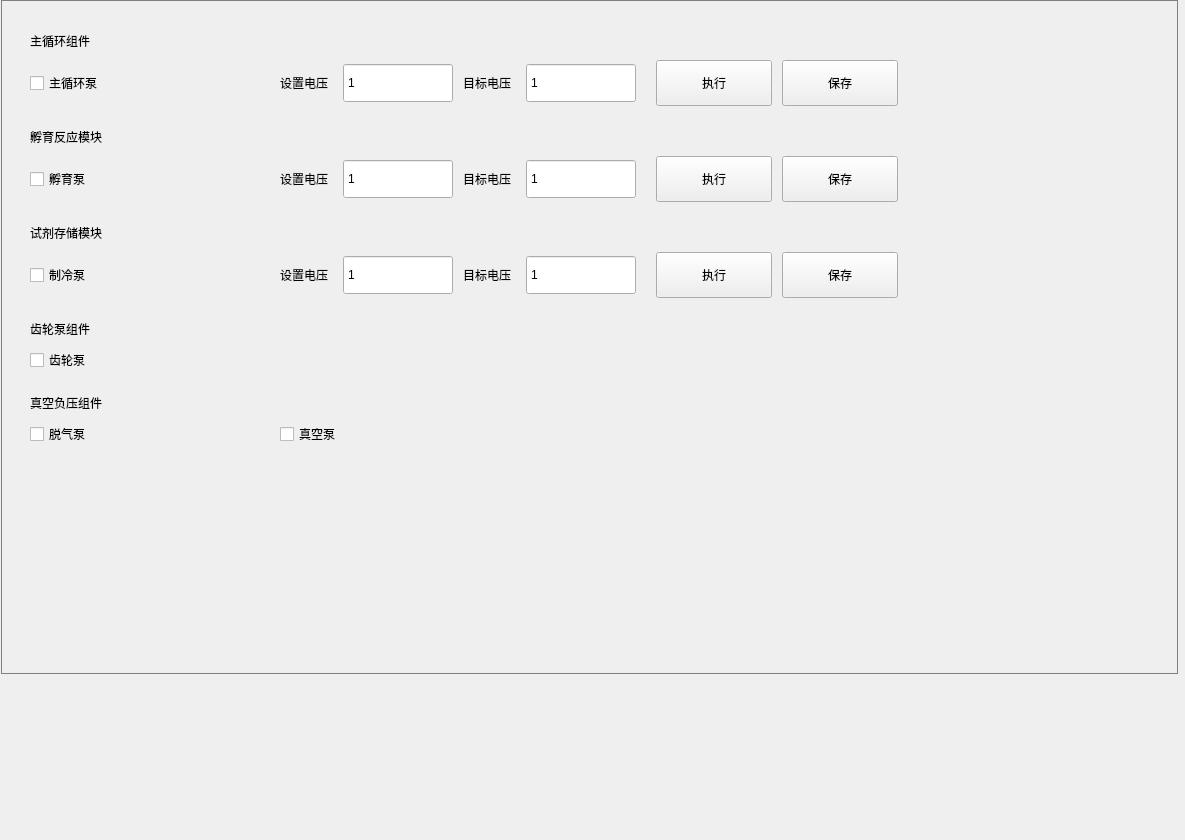
<?xml version="1.0" encoding="UTF-8"?>
<ui version="4.0">
 <class>ChPumpModuleWgt</class>
 <widget class="QWidget" name="ChPumpModuleWgt">
  <property name="geometry">
   <rect>
    <x>0</x>
    <y>0</y>
    <width>1185</width>
    <height>840</height>
   </rect>
  </property>
  <property name="windowTitle">
   <string notr="true">ChPumpModuleWgt</string>
  </property>
  <property name="styleSheet">
   <string notr="true"/>
  </property>
  <widget class="QWidget" name="widget" native="true">
   <property name="geometry">
    <rect>
     <x>10</x>
     <y>1</y>
     <width>1131</width>
     <height>691</height>
    </rect>
   </property>
   <layout class="QVBoxLayout" name="verticalLayout">
    <property name="spacing">
     <number>0</number>
    </property>
    <property name="leftMargin">
     <number>20</number>
    </property>
    <property name="topMargin">
     <number>9</number>
    </property>
    <item>
     <widget class="QLabel" name="label">
      <property name="minimumSize">
       <size>
        <width>0</width>
        <height>50</height>
       </size>
      </property>
      <property name="maximumSize">
       <size>
        <width>16777215</width>
        <height>37</height>
       </size>
      </property>
      <property name="text">
       <string>主循环组件</string>
      </property>
      <property name="weights" stdset="0">
       <string notr="true">bold</string>
      </property>
     </widget>
    </item>
    <item>
     <layout class="QHBoxLayout" name="horizontalLayout_5">
      <item>
       <widget class="QCheckBox" name="checkBox_0">
        <property name="minimumSize">
         <size>
          <width>250</width>
          <height>46</height>
         </size>
        </property>
        <property name="maximumSize">
         <size>
          <width>250</width>
          <height>16777215</height>
         </size>
        </property>
        <property name="text">
         <string>主循环泵</string>
        </property>
        <property name="checks" stdset="0">
         <string notr="true">push</string>
        </property>
       </widget>
      </item>
      <item>
       <layout class="QHBoxLayout" name="horizontalLayout">
        <property name="spacing">
         <number>10</number>
        </property>
        <item>
         <widget class="QLabel" name="label_10">
          <property name="text">
           <string>设置电压</string>
          </property>
         </widget>
        </item>
        <item>
         <spacer name="horizontalSpacer_11">
          <property name="orientation">
           <enum>Qt::Horizontal</enum>
          </property>
          <property name="sizeType">
           <enum>QSizePolicy::Fixed</enum>
          </property>
          <property name="sizeHint" stdset="0">
           <size>
            <width>5</width>
            <height>20</height>
           </size>
          </property>
         </spacer>
        </item>
        <item>
         <widget class="QSpinBox" name="spinBox_setElec_0">
          <property name="minimumSize">
           <size>
            <width>110</width>
            <height>40</height>
           </size>
          </property>
          <property name="maximumSize">
           <size>
            <width>110</width>
            <height>40</height>
           </size>
          </property>
          <property name="buttonSymbols">
           <enum>QAbstractSpinBox::NoButtons</enum>
          </property>
          <property name="minimum">
           <number>1</number>
          </property>
          <property name="maximum">
           <number>999999</number>
          </property>
         </widget>
        </item>
        <item>
         <widget class="QLabel" name="label_7">
          <property name="text">
           <string>目标电压</string>
          </property>
         </widget>
        </item>
        <item>
         <spacer name="horizontalSpacer_5">
          <property name="orientation">
           <enum>Qt::Horizontal</enum>
          </property>
          <property name="sizeType">
           <enum>QSizePolicy::Fixed</enum>
          </property>
          <property name="sizeHint" stdset="0">
           <size>
            <width>5</width>
            <height>20</height>
           </size>
          </property>
         </spacer>
        </item>
        <item>
         <widget class="QSpinBox" name="spinBox_tarElec_0">
          <property name="minimumSize">
           <size>
            <width>110</width>
            <height>40</height>
           </size>
          </property>
          <property name="maximumSize">
           <size>
            <width>110</width>
            <height>40</height>
           </size>
          </property>
          <property name="buttonSymbols">
           <enum>QAbstractSpinBox::NoButtons</enum>
          </property>
          <property name="minimum">
           <number>1</number>
          </property>
          <property name="maximum">
           <number>999999</number>
          </property>
         </widget>
        </item>
        <item>
         <spacer name="horizontalSpacer_8">
          <property name="orientation">
           <enum>Qt::Horizontal</enum>
          </property>
          <property name="sizeType">
           <enum>QSizePolicy::Fixed</enum>
          </property>
          <property name="sizeHint" stdset="0">
           <size>
            <width>10</width>
            <height>20</height>
           </size>
          </property>
         </spacer>
        </item>
        <item>
         <widget class="QPushButton" name="btn_exe_0">
          <property name="minimumSize">
           <size>
            <width>116</width>
            <height>46</height>
           </size>
          </property>
          <property name="maximumSize">
           <size>
            <width>116</width>
            <height>46</height>
           </size>
          </property>
          <property name="text">
           <string>执行</string>
          </property>
          <property name="buttons" stdset="0">
           <string notr="true">btn_dlg</string>
          </property>
         </widget>
        </item>
        <item>
         <widget class="QPushButton" name="btn_save_0">
          <property name="minimumSize">
           <size>
            <width>116</width>
            <height>46</height>
           </size>
          </property>
          <property name="maximumSize">
           <size>
            <width>116</width>
            <height>46</height>
           </size>
          </property>
          <property name="text">
           <string>保存</string>
          </property>
          <property name="buttons" stdset="0">
           <string notr="true">btn_dlg</string>
          </property>
         </widget>
        </item>
        <item>
         <spacer name="horizontalSpacer">
          <property name="orientation">
           <enum>Qt::Horizontal</enum>
          </property>
          <property name="sizeHint" stdset="0">
           <size>
            <width>40</width>
            <height>20</height>
           </size>
          </property>
         </spacer>
        </item>
       </layout>
      </item>
     </layout>
    </item>
    <item>
     <widget class="QLabel" name="label_2">
      <property name="minimumSize">
       <size>
        <width>0</width>
        <height>50</height>
       </size>
      </property>
      <property name="maximumSize">
       <size>
        <width>16777215</width>
        <height>37</height>
       </size>
      </property>
      <property name="text">
       <string>孵育反应模块</string>
      </property>
      <property name="weights" stdset="0">
       <string notr="true">bold</string>
      </property>
     </widget>
    </item>
    <item>
     <layout class="QHBoxLayout" name="horizontalLayout_6">
      <item>
       <widget class="QCheckBox" name="checkBox_1">
        <property name="minimumSize">
         <size>
          <width>250</width>
          <height>46</height>
         </size>
        </property>
        <property name="maximumSize">
         <size>
          <width>250</width>
          <height>16777215</height>
         </size>
        </property>
        <property name="text">
         <string>孵育泵</string>
        </property>
        <property name="checks" stdset="0">
         <string notr="true">push</string>
        </property>
       </widget>
      </item>
      <item>
       <layout class="QHBoxLayout" name="horizontalLayout_2">
        <property name="spacing">
         <number>10</number>
        </property>
        <item>
         <widget class="QLabel" name="label_11">
          <property name="text">
           <string>设置电压</string>
          </property>
         </widget>
        </item>
        <item>
         <spacer name="horizontalSpacer_12">
          <property name="orientation">
           <enum>Qt::Horizontal</enum>
          </property>
          <property name="sizeType">
           <enum>QSizePolicy::Fixed</enum>
          </property>
          <property name="sizeHint" stdset="0">
           <size>
            <width>5</width>
            <height>20</height>
           </size>
          </property>
         </spacer>
        </item>
        <item>
         <widget class="QSpinBox" name="spinBox_setElec_1">
          <property name="minimumSize">
           <size>
            <width>110</width>
            <height>40</height>
           </size>
          </property>
          <property name="maximumSize">
           <size>
            <width>110</width>
            <height>40</height>
           </size>
          </property>
          <property name="buttonSymbols">
           <enum>QAbstractSpinBox::NoButtons</enum>
          </property>
          <property name="minimum">
           <number>1</number>
          </property>
          <property name="maximum">
           <number>999999</number>
          </property>
         </widget>
        </item>
        <item>
         <widget class="QLabel" name="label_8">
          <property name="text">
           <string>目标电压</string>
          </property>
         </widget>
        </item>
        <item>
         <spacer name="horizontalSpacer_6">
          <property name="orientation">
           <enum>Qt::Horizontal</enum>
          </property>
          <property name="sizeType">
           <enum>QSizePolicy::Fixed</enum>
          </property>
          <property name="sizeHint" stdset="0">
           <size>
            <width>5</width>
            <height>20</height>
           </size>
          </property>
         </spacer>
        </item>
        <item>
         <widget class="QSpinBox" name="spinBox_tarElec_1">
          <property name="minimumSize">
           <size>
            <width>110</width>
            <height>40</height>
           </size>
          </property>
          <property name="maximumSize">
           <size>
            <width>110</width>
            <height>40</height>
           </size>
          </property>
          <property name="buttonSymbols">
           <enum>QAbstractSpinBox::NoButtons</enum>
          </property>
          <property name="minimum">
           <number>1</number>
          </property>
          <property name="maximum">
           <number>999999</number>
          </property>
         </widget>
        </item>
        <item>
         <spacer name="horizontalSpacer_9">
          <property name="orientation">
           <enum>Qt::Horizontal</enum>
          </property>
          <property name="sizeType">
           <enum>QSizePolicy::Fixed</enum>
          </property>
          <property name="sizeHint" stdset="0">
           <size>
            <width>10</width>
            <height>20</height>
           </size>
          </property>
         </spacer>
        </item>
        <item>
         <widget class="QPushButton" name="btn_exe_1">
          <property name="minimumSize">
           <size>
            <width>116</width>
            <height>46</height>
           </size>
          </property>
          <property name="maximumSize">
           <size>
            <width>116</width>
            <height>46</height>
           </size>
          </property>
          <property name="text">
           <string>执行</string>
          </property>
          <property name="buttons" stdset="0">
           <string notr="true">btn_dlg</string>
          </property>
         </widget>
        </item>
        <item>
         <widget class="QPushButton" name="btn_save_1">
          <property name="minimumSize">
           <size>
            <width>116</width>
            <height>46</height>
           </size>
          </property>
          <property name="maximumSize">
           <size>
            <width>116</width>
            <height>46</height>
           </size>
          </property>
          <property name="text">
           <string>保存</string>
          </property>
          <property name="buttons" stdset="0">
           <string notr="true">btn_dlg</string>
          </property>
         </widget>
        </item>
        <item>
         <spacer name="horizontalSpacer_2">
          <property name="orientation">
           <enum>Qt::Horizontal</enum>
          </property>
          <property name="sizeHint" stdset="0">
           <size>
            <width>40</width>
            <height>20</height>
           </size>
          </property>
         </spacer>
        </item>
       </layout>
      </item>
     </layout>
    </item>
    <item>
     <widget class="QLabel" name="label_3">
      <property name="minimumSize">
       <size>
        <width>0</width>
        <height>50</height>
       </size>
      </property>
      <property name="maximumSize">
       <size>
        <width>16777215</width>
        <height>37</height>
       </size>
      </property>
      <property name="text">
       <string>试剂存储模块</string>
      </property>
      <property name="weights" stdset="0">
       <string notr="true">bold</string>
      </property>
     </widget>
    </item>
    <item>
     <layout class="QHBoxLayout" name="horizontalLayout_7">
      <item>
       <widget class="QCheckBox" name="checkBox_2">
        <property name="minimumSize">
         <size>
          <width>250</width>
          <height>46</height>
         </size>
        </property>
        <property name="maximumSize">
         <size>
          <width>250</width>
          <height>16777215</height>
         </size>
        </property>
        <property name="text">
         <string>制冷泵</string>
        </property>
        <property name="checks" stdset="0">
         <string notr="true">push</string>
        </property>
       </widget>
      </item>
      <item>
       <layout class="QHBoxLayout" name="horizontalLayout_3">
        <property name="spacing">
         <number>10</number>
        </property>
        <item>
         <widget class="QLabel" name="label_12">
          <property name="text">
           <string>设置电压</string>
          </property>
         </widget>
        </item>
        <item>
         <spacer name="horizontalSpacer_13">
          <property name="orientation">
           <enum>Qt::Horizontal</enum>
          </property>
          <property name="sizeType">
           <enum>QSizePolicy::Fixed</enum>
          </property>
          <property name="sizeHint" stdset="0">
           <size>
            <width>5</width>
            <height>20</height>
           </size>
          </property>
         </spacer>
        </item>
        <item>
         <widget class="QSpinBox" name="spinBox_setElec_2">
          <property name="minimumSize">
           <size>
            <width>110</width>
            <height>40</height>
           </size>
          </property>
          <property name="maximumSize">
           <size>
            <width>110</width>
            <height>40</height>
           </size>
          </property>
          <property name="buttonSymbols">
           <enum>QAbstractSpinBox::NoButtons</enum>
          </property>
          <property name="minimum">
           <number>1</number>
          </property>
          <property name="maximum">
           <number>999999</number>
          </property>
         </widget>
        </item>
        <item>
         <widget class="QLabel" name="label_9">
          <property name="text">
           <string>目标电压</string>
          </property>
         </widget>
        </item>
        <item>
         <spacer name="horizontalSpacer_7">
          <property name="orientation">
           <enum>Qt::Horizontal</enum>
          </property>
          <property name="sizeType">
           <enum>QSizePolicy::Fixed</enum>
          </property>
          <property name="sizeHint" stdset="0">
           <size>
            <width>5</width>
            <height>20</height>
           </size>
          </property>
         </spacer>
        </item>
        <item>
         <widget class="QSpinBox" name="spinBox_tarElec_2">
          <property name="minimumSize">
           <size>
            <width>110</width>
            <height>40</height>
           </size>
          </property>
          <property name="maximumSize">
           <size>
            <width>110</width>
            <height>40</height>
           </size>
          </property>
          <property name="buttonSymbols">
           <enum>QAbstractSpinBox::NoButtons</enum>
          </property>
          <property name="minimum">
           <number>1</number>
          </property>
          <property name="maximum">
           <number>999999</number>
          </property>
         </widget>
        </item>
        <item>
         <spacer name="horizontalSpacer_10">
          <property name="orientation">
           <enum>Qt::Horizontal</enum>
          </property>
          <property name="sizeType">
           <enum>QSizePolicy::Fixed</enum>
          </property>
          <property name="sizeHint" stdset="0">
           <size>
            <width>10</width>
            <height>20</height>
           </size>
          </property>
         </spacer>
        </item>
        <item>
         <widget class="QPushButton" name="btn_exe_2">
          <property name="minimumSize">
           <size>
            <width>116</width>
            <height>46</height>
           </size>
          </property>
          <property name="maximumSize">
           <size>
            <width>116</width>
            <height>46</height>
           </size>
          </property>
          <property name="text">
           <string>执行</string>
          </property>
          <property name="buttons" stdset="0">
           <string notr="true">btn_dlg</string>
          </property>
         </widget>
        </item>
        <item>
         <widget class="QPushButton" name="btn_save_2">
          <property name="minimumSize">
           <size>
            <width>116</width>
            <height>46</height>
           </size>
          </property>
          <property name="maximumSize">
           <size>
            <width>116</width>
            <height>46</height>
           </size>
          </property>
          <property name="text">
           <string>保存</string>
          </property>
          <property name="buttons" stdset="0">
           <string notr="true">btn_dlg</string>
          </property>
         </widget>
        </item>
        <item>
         <spacer name="horizontalSpacer_3">
          <property name="orientation">
           <enum>Qt::Horizontal</enum>
          </property>
          <property name="sizeHint" stdset="0">
           <size>
            <width>40</width>
            <height>20</height>
           </size>
          </property>
         </spacer>
        </item>
       </layout>
      </item>
     </layout>
    </item>
    <item>
     <widget class="QLabel" name="label_4">
      <property name="minimumSize">
       <size>
        <width>0</width>
        <height>50</height>
       </size>
      </property>
      <property name="maximumSize">
       <size>
        <width>16777215</width>
        <height>37</height>
       </size>
      </property>
      <property name="text">
       <string>齿轮泵组件</string>
      </property>
      <property name="weights" stdset="0">
       <string notr="true">bold</string>
      </property>
     </widget>
    </item>
    <item>
     <widget class="QCheckBox" name="checkBox_3">
      <property name="text">
       <string>齿轮泵</string>
      </property>
      <property name="checks" stdset="0">
       <string notr="true">push</string>
      </property>
     </widget>
    </item>
    <item>
     <widget class="QLabel" name="label_5">
      <property name="minimumSize">
       <size>
        <width>0</width>
        <height>50</height>
       </size>
      </property>
      <property name="maximumSize">
       <size>
        <width>16777215</width>
        <height>37</height>
       </size>
      </property>
      <property name="text">
       <string>真空负压组件</string>
      </property>
      <property name="weights" stdset="0">
       <string notr="true">bold</string>
      </property>
     </widget>
    </item>
    <item>
     <widget class="QWidget" name="widget1" native="true">
      <layout class="QHBoxLayout" name="horizontalLayout_4">
       <property name="spacing">
        <number>60</number>
       </property>
       <property name="leftMargin">
        <number>0</number>
       </property>
       <property name="topMargin">
        <number>0</number>
       </property>
       <property name="rightMargin">
        <number>0</number>
       </property>
       <property name="bottomMargin">
        <number>0</number>
       </property>
       <item>
        <widget class="QCheckBox" name="checkBox_4">
         <property name="minimumSize">
          <size>
           <width>190</width>
           <height>0</height>
          </size>
         </property>
         <property name="text">
          <string>脱气泵</string>
         </property>
         <property name="checks" stdset="0">
          <string notr="true">push</string>
         </property>
        </widget>
       </item>
       <item>
        <widget class="QCheckBox" name="checkBox_5">
         <property name="text">
          <string>真空泵</string>
         </property>
         <property name="checks" stdset="0">
          <string notr="true">push</string>
         </property>
        </widget>
       </item>
       <item>
        <spacer name="horizontalSpacer_4">
         <property name="orientation">
          <enum>Qt::Horizontal</enum>
         </property>
         <property name="sizeHint" stdset="0">
          <size>
           <width>40</width>
           <height>20</height>
          </size>
         </property>
        </spacer>
       </item>
      </layout>
     </widget>
    </item>
    <item>
     <spacer name="verticalSpacer">
      <property name="orientation">
       <enum>Qt::Vertical</enum>
      </property>
      <property name="sizeHint" stdset="0">
       <size>
        <width>20</width>
        <height>40</height>
       </size>
      </property>
     </spacer>
    </item>
   </layout>
  </widget>
  <widget class="QFrame" name="line_h_1">
   <property name="geometry">
    <rect>
     <x>1</x>
     <y>0</y>
     <width>1177</width>
     <height>1</height>
    </rect>
   </property>
   <property name="styleSheet">
    <string notr="true">background: #a4a4a4;</string>
   </property>
   <property name="frameShape">
    <enum>QFrame::StyledPanel</enum>
   </property>
   <property name="frameShadow">
    <enum>QFrame::Raised</enum>
   </property>
   <property name="lines" stdset="0">
    <string notr="true">solid</string>
   </property>
  </widget>
  <widget class="QFrame" name="line_h_2">
   <property name="geometry">
    <rect>
     <x>1</x>
     <y>673</y>
     <width>1177</width>
     <height>1</height>
    </rect>
   </property>
   <property name="styleSheet">
    <string notr="true">background: #a4a4a4;</string>
   </property>
   <property name="frameShape">
    <enum>QFrame::StyledPanel</enum>
   </property>
   <property name="frameShadow">
    <enum>QFrame::Raised</enum>
   </property>
   <property name="lines" stdset="0">
    <string notr="true">solid</string>
   </property>
  </widget>
  <widget class="QFrame" name="line_v_1">
   <property name="geometry">
    <rect>
     <x>1</x>
     <y>0</y>
     <width>1</width>
     <height>673</height>
    </rect>
   </property>
   <property name="styleSheet">
    <string notr="true">background: #a4a4a4;</string>
   </property>
   <property name="frameShape">
    <enum>QFrame::StyledPanel</enum>
   </property>
   <property name="frameShadow">
    <enum>QFrame::Raised</enum>
   </property>
   <property name="lines" stdset="0">
    <string notr="true">solid</string>
   </property>
   <property name="bks" stdset="0">
    <string notr="true">gray</string>
   </property>
  </widget>
  <widget class="QFrame" name="line_v_2">
   <property name="geometry">
    <rect>
     <x>1177</x>
     <y>0</y>
     <width>1</width>
     <height>673</height>
    </rect>
   </property>
   <property name="styleSheet">
    <string notr="true">background: #a4a4a4;</string>
   </property>
   <property name="frameShape">
    <enum>QFrame::StyledPanel</enum>
   </property>
   <property name="frameShadow">
    <enum>QFrame::Raised</enum>
   </property>
   <property name="lines" stdset="0">
    <string notr="true">solid</string>
   </property>
  </widget>
 </widget>
 <resources/>
 <connections/>
</ui>
